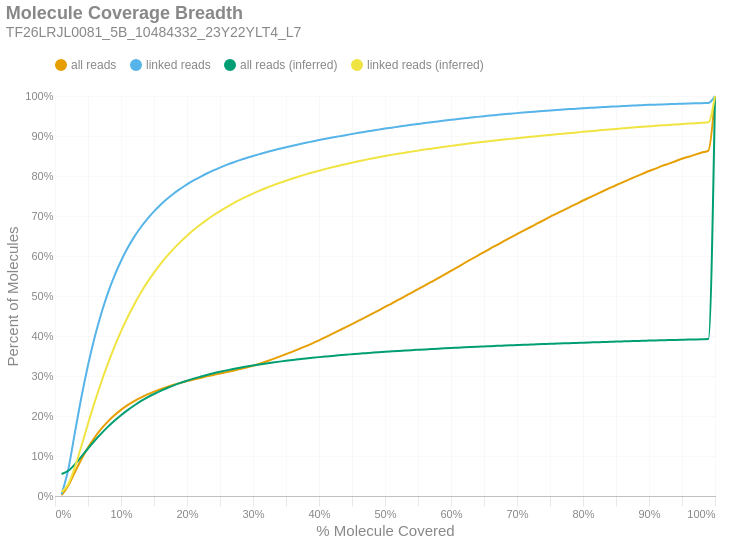

The cell this chart's notebook holds for it:
### Markdown cell above
### Molecule Read Coverage
This chart shows molecule coverage breadth as computed by the number of bases aligned to that molecule. In other words, "*how much of each unique long molecule is actually sequenced/aligned?*" Keep in mind there is a distinction between sequences and alignments, since some sequences belonging to a particular molecule may not align well and wouldn't appear in the alignment data. This chart also shows molecule coverage breadth as computed by the *inferred fragment* from which the aligned sequences originate. Unlike read coverage, this calculation takes into account the total insert size, including unsequenced gaps between the forward and reverse reads. Like the previous figures, these are cumulative percents.

### Code cell
if SKIPLR:
    print_html(f"Skipped")
else:
    binned_df = consolidated_hist(valids['coverage_bp'], mask, 0.01, True)
    binned_df_inf = consolidated_hist(valids['coverage_inserts'], mask, 0.01, True)
    binned_df = binned_df.with_columns(pl.lit(binned_df_inf['all reads (cumsum)']).alias('all reads (inferred)'))
    binned_df = binned_df.with_columns(pl.lit(binned_df_inf['linked reads (cumsum)']).alias('linked reads (inferred)'))
    binned_df = binned_df.with_columns(
        (pl.col('bin').cast(pl.Float64) + 0.01).alias('right_edge')
    )

    with SafeRender(binned_df):
        (
            density_plot(binned_df, 'Molecule Coverage Breadth', samplename, 'molcov', ['all reads (inferred)','linked reads (inferred)'])
            .encode(
                #x=alt.X('bin:Q', title="% Molecule Covered").axis(format = '%').scale(padding=0),
                x=alt.X('right_edge:Q', title="% Molecule Covered").axis(format='%').scale(padding=0),
                y=alt.Y('value:Q', title='Percent of Molecules')
                    .axis(format='%')
                    .stack(False)
                    .scale(domainMin=0, padding=0),
                color=alt.Color("key:N").scale(domain = ["all reads", "linked reads", "all reads (inferred)", "linked reads (inferred)"]),
                tooltip = [
                    alt.Tooltip("key:N", title = "Data Type"),
                    alt.Tooltip("range_label:N", title="% Molecule Covered"),
                    alt.Tooltip("value:Q", format = ".2%", title="% Molecules")
                ]
            )
        ).display()

### Figure 1 — Vega-Lite specification as saved in the notebook (floating-point values rounded to 4 significant figures)
{"width": "container", "height": 400, "config": {"title": {"anchor": "start", "dy": -15, "fontSize": 18, "color": "#888888", "subtitleColor": "#888888", "subtitleFontSize": 14}, "arc": {"fill": "#0072B2"}, "axis": {"domainColor": "#888888", "domainWidth": 0.5, "gridWidth": 0.2, "grid": false, "titleFontWeight": 400, "titleFontSize": 15, "labelFontSize": 11, "labelColor": "#888888", "tickColor": "#888888", "tickWidth": 0.2, "titleColor": "#888888"}, "axisBand": {"grid": false}, "axisX": {"grid": true, "tickSize": 10, "domainCap": "round"}, "axisY": {"domain": false, "grid": true, "tickSize": 0, "domainCap": "round"}, "background": "transparent", "header": {"labelFontSize": 15, "labelColor": "#888888", "titleFontSize": 15, "titleFontWeight": 600, "titleColor": "#888888"}, "legend": {"labelFont": "sans-serif", "labelFontSize": 12, "labelColor": "#888888", "symbolSize": 100, "symbolType": "circle", "titleFontSize": 12, "titlePadding": 10, "titleColor": "#888888", "title": null, "orient": "top"}, "range": {"category": ["#E69F00", "#56B4E9", "#009E73", "#F0E442", "#0072B2", "#D55E00", "#CC79A7", "#000000"], "diverging": ["#cfe8f3", "#a2d4ec", "#73bfe2", "#46abdb", "#1696d2", "#12719e"]}, "area": {"fill": "#0072B2", "fillOpacity": 0.7, "line": true, "strokeOpacity": 0.7}, "line": {"color": "#0072B2", "stroke": "#0072B2", "strokeWidth": 2}, "trail": {"color": "#0072B2", "stroke": "#0072B2", "strokeWidth": 0, "size": 1}, "point": {"filled": true, "fillOpacity": 1.0, "size": 95}, "text": {"color": "#888888", "fontSize": 11, "align": "right", "fontWeight": 400, "size": 11}, "bar": {"fill": "#0072B2", "stroke": null}, "view": {"stroke": null, "continuousWidth": 660, "continuousHeight": 400}}, "data": {"name": "data-e5c74f664a5d4ba9bc3669f73e07b21d"}, "mark": {"type": "line", "interpolate": "monotone", "point": {"opacity": 0, "size": 275}}, "encoding": {"color": {"field": "key", "scale": {"domain": ["all reads", "linked reads", "all reads (inferred)", "linked reads (inferred)"]}, "type": "nominal"}, "tooltip": [{"field": "key", "title": "Data Type", "type": "nominal"}, {"field": "range_label", "title": "% Molecule Covered", "type": "nominal"}, {"field": "value", "format": ".2%", "title": "% Molecules", "type": "quantitative"}], "x": {"axis": {"format": "%"}, "field": "right_edge", "scale": {"padding": 0}, "title": "% Molecule Covered", "type": "quantitative"}, "y": {"axis": {"format": "%"}, "field": "value", "scale": {"domainMin": 0, "padding": 0}, "stack": false, "title": "Percent of Molecules", "type": "quantitative"}}, "params": [{"name": "param_c36ac31b6afebe62", "select": {"type": "point", "fields": ["key"]}, "bind": "legend"}], "title": {"text": "Molecule Coverage Breadth", "subtitle": "TF26LRJL0081_5B_10484332_23Y22YLT4_L7"}, "transform": [{"fold": ["all reads (cumsum)", "linked reads (cumsum)", "all reads (inferred)", "linked reads (inferred)"]}, {"calculate": "replace(datum.key, ' (cumsum)', '')", "as": "key"}, {"filter": {"param": "param_c36ac31b6afebe62"}}], "usermeta": {"embedOptions": {"downloadFileName": "TF26LRJL0081_5B_10484332_23Y22YLT4_L7.molcov"}}, "$schema": "https://vega.github.io/schema/vega-lite/v6.4.1.json", "datasets": {"data-e5c74f664a5d4ba9bc3669f73e07b21d": [{"bin": "0.0", "interval": "0.0-0.01", "all reads": 0.002198, "linked reads": 0.00449, "all reads (cumsum)": 0.002198, "linked reads (cumsum)": 0.00449, "range_label": "0.0-0.01", "all reads (inferred)": 0.05495, "linked reads (inferred)": 0.009797, "right_edge": 0.01}, {"bin": "0.01", "interval": "0.01-0.02", "all reads": 0.02345, "linked reads": 0.06119, "all reads (cumsum)": 0.02565, "linked reads (cumsum)": 0.06568, "range_label": "0.01-0.02", "all reads (inferred)": 0.06301, "linked reads (inferred)": 0.02923, "right_edge": 0.02}, {"bin": "0.02", "interval": "0.02-0.03", "all reads": 0.03373, "linked reads": 0.09137, "all reads (cumsum)": 0.05938, "linked reads (cumsum)": 0.1571, "range_label": "0.02-0.03", "all reads (inferred)": 0.07895, "linked reads (inferred)": 0.07161, "right_edge": 0.03}, {"bin": "0.03", "interval": "0.03-0.04", "all reads": 0.03273, "linked reads": 0.08996, "all reads (cumsum)": 0.0921, "linked reads (cumsum)": 0.247, "range_label": "0.03-0.04", "all reads (inferred)": 0.09846, "linked reads (inferred)": 0.1248, "right_edge": 0.04}, {"bin": "0.04", "interval": "0.04-0.05", "all reads": 0.02887, "linked reads": 0.07973, "all reads (cumsum)": 0.121, "linked reads (cumsum)": 0.3267, "range_label": "0.04-0.05", "all reads (inferred)": 0.1187, "linked reads (inferred)": 0.1804, "right_edge": 0.05}, {"bin": "0.05", "interval": "0.05-0.06", "all reads": 0.02508, "linked reads": 0.06934, "all reads (cumsum)": 0.1461, "linked reads (cumsum)": 0.3961, "range_label": "0.05-0.06", "all reads (inferred)": 0.1381, "linked reads (inferred)": 0.234, "right_edge": 0.06}, {"bin": "0.06", "interval": "0.06-0.07", "all reads": 0.02156, "linked reads": 0.05972, "all reads (cumsum)": 0.1676, "linked reads (cumsum)": 0.4558, "range_label": "0.06-0.07", "all reads (inferred)": 0.1561, "linked reads (inferred)": 0.2838, "right_edge": 0.07}, {"bin": "0.07", "interval": "0.07-0.08", "all reads": 0.01838, "linked reads": 0.05082, "all reads (cumsum)": 0.186, "linked reads (cumsum)": 0.5066, "range_label": "0.07-0.08", "all reads (inferred)": 0.1728, "linked reads (inferred)": 0.3301, "right_edge": 0.08}, {"bin": "0.08", "interval": "0.08-0.09", "all reads": 0.01582, "linked reads": 0.0437, "all reads (cumsum)": 0.2018, "linked reads (cumsum)": 0.5503, "range_label": "0.08-0.09", "all reads (inferred)": 0.1881, "linked reads (inferred)": 0.3728, "right_edge": 0.09}, {"bin": "0.09", "interval": "0.09-0.1", "all reads": 0.01353, "linked reads": 0.0373, "all reads (cumsum)": 0.2153, "linked reads (cumsum)": 0.5876, "range_label": "0.09-0.1", "all reads (inferred)": 0.202, "linked reads (inferred)": 0.4113, "right_edge": 0.1}, {"bin": "0.1", "interval": "0.1-0.11", "all reads": 0.01173, "linked reads": 0.03226, "all reads (cumsum)": 0.2271, "linked reads (cumsum)": 0.6199, "range_label": "0.1-0.11", "all reads (inferred)": 0.2148, "linked reads (inferred)": 0.4467, "right_edge": 0.11}, {"bin": "0.11", "interval": "0.11-0.12", "all reads": 0.0102, "linked reads": 0.02795, "all reads (cumsum)": 0.2373, "linked reads (cumsum)": 0.6478, "range_label": "0.11-0.12", "all reads (inferred)": 0.2263, "linked reads (inferred)": 0.4788, "right_edge": 0.12}, {"bin": "0.12", "interval": "0.12-0.13", "all reads": 0.008875, "linked reads": 0.02407, "all reads (cumsum)": 0.2462, "linked reads (cumsum)": 0.6719, "range_label": "0.12-0.13", "all reads (inferred)": 0.237, "linked reads (inferred)": 0.5083, "right_edge": 0.13}, {"bin": "0.13", "interval": "0.13-0.14", "all reads": 0.007794, "linked reads": 0.02107, "all reads (cumsum)": 0.2539, "linked reads (cumsum)": 0.693, "range_label": "0.13-0.14", "all reads (inferred)": 0.2464, "linked reads (inferred)": 0.5346, "right_edge": 0.14}, {"bin": "0.14", "interval": "0.14-0.15", "all reads": 0.007028, "linked reads": 0.01873, "all reads (cumsum)": 0.261, "linked reads (cumsum)": 0.7117, "range_label": "0.14-0.15", "all reads (inferred)": 0.255, "linked reads (inferred)": 0.5583, "right_edge": 0.15}, {"bin": "0.15", "interval": "0.15-0.16", "all reads": 0.006311, "linked reads": 0.01662, "all reads (cumsum)": 0.2673, "linked reads (cumsum)": 0.7283, "range_label": "0.15-0.16", "all reads (inferred)": 0.2628, "linked reads (inferred)": 0.5802, "right_edge": 0.16}, {"bin": "0.16", "interval": "0.16-0.17", "all reads": 0.005648, "linked reads": 0.01472, "all reads (cumsum)": 0.2729, "linked reads (cumsum)": 0.743, "range_label": "0.16-0.17", "all reads (inferred)": 0.27, "linked reads (inferred)": 0.6001, "right_edge": 0.17}, {"bin": "0.17", "interval": "0.17-0.18", "all reads": 0.005213, "linked reads": 0.01336, "all reads (cumsum)": 0.2781, "linked reads (cumsum)": 0.7564, "range_label": "0.17-0.18", "all reads (inferred)": 0.2766, "linked reads (inferred)": 0.6185, "right_edge": 0.18}, {"bin": "0.18", "interval": "0.18-0.19", "all reads": 0.004659, "linked reads": 0.01169, "all reads (cumsum)": 0.2828, "linked reads (cumsum)": 0.7681, "range_label": "0.18-0.19", "all reads (inferred)": 0.2827, "linked reads (inferred)": 0.6353, "right_edge": 0.19}, {"bin": "0.19", "interval": "0.19-0.2", "all reads": 0.004488, "linked reads": 0.01099, "all reads (cumsum)": 0.2873, "linked reads (cumsum)": 0.7791, "range_label": "0.19-0.2", "all reads (inferred)": 0.2883, "linked reads (inferred)": 0.6509, "right_edge": 0.2}, {"bin": "0.2", "interval": "0.2-0.21", "all reads": 0.004076, "linked reads": 0.009792, "all reads (cumsum)": 0.2914, "linked reads (cumsum)": 0.7889, "range_label": "0.2-0.21", "all reads (inferred)": 0.2934, "linked reads (inferred)": 0.6651, "right_edge": 0.21}, {"bin": "0.21", "interval": "0.21-0.22", "all reads": 0.003826, "linked reads": 0.008888, "all reads (cumsum)": 0.2952, "linked reads (cumsum)": 0.7978, "range_label": "0.21-0.22", "all reads (inferred)": 0.2981, "linked reads (inferred)": 0.678, "right_edge": 0.22}, {"bin": "0.22", "interval": "0.22-0.23", "all reads": 0.00382, "linked reads": 0.008521, "all reads (cumsum)": 0.299, "linked reads (cumsum)": 0.8063, "range_label": "0.22-0.23", "all reads (inferred)": 0.3025, "linked reads (inferred)": 0.6903, "right_edge": 0.23}, {"bin": "0.23", "interval": "0.23-0.24", "all reads": 0.003661, "linked reads": 0.007644, "all reads (cumsum)": 0.3027, "linked reads (cumsum)": 0.8139, "range_label": "0.23-0.24", "all reads (inferred)": 0.3067, "linked reads (inferred)": 0.7019, "right_edge": 0.24}, {"bin": "0.24", "interval": "0.24-0.25", "all reads": 0.003626, "linked reads": 0.007157, "all reads (cumsum)": 0.3063, "linked reads (cumsum)": 0.8211, "range_label": "0.24-0.25", "all reads (inferred)": 0.3105, "linked reads (inferred)": 0.7124, "right_edge": 0.25}, {"bin": "0.25", "interval": "0.25-0.26", "all reads": 0.003484, "linked reads": 0.006681, "all reads (cumsum)": 0.3098, "linked reads (cumsum)": 0.8278, "range_label": "0.25-0.26", "all reads (inferred)": 0.3141, "linked reads (inferred)": 0.7223, "right_edge": 0.26}, {"bin": "0.26", "interval": "0.26-0.27", "all reads": 0.003536, "linked reads": 0.006116, "all reads (cumsum)": 0.3133, "linked reads (cumsum)": 0.8339, "range_label": "0.26-0.27", "all reads (inferred)": 0.3175, "linked reads (inferred)": 0.7316, "right_edge": 0.27}, {"bin": "0.27", "interval": "0.27-0.28", "all reads": 0.003821, "linked reads": 0.005789, "all reads (cumsum)": 0.3171, "linked reads (cumsum)": 0.8397, "range_label": "0.27-0.28", "all reads (inferred)": 0.3206, "linked reads (inferred)": 0.7403, "right_edge": 0.28}, {"bin": "0.28", "interval": "0.28-0.29", "all reads": 0.00405, "linked reads": 0.005292, "all reads (cumsum)": 0.3212, "linked reads (cumsum)": 0.845, "range_label": "0.28-0.29", "all reads (inferred)": 0.3236, "linked reads (inferred)": 0.7484, "right_edge": 0.29}, {"bin": "0.29", "interval": "0.29-0.3", "all reads": 0.004437, "linked reads": 0.00508, "all reads (cumsum)": 0.3256, "linked reads (cumsum)": 0.85, "range_label": "0.29-0.3", "all reads (inferred)": 0.3263, "linked reads (inferred)": 0.7561, "right_edge": 0.3}, {"bin": "0.3", "interval": "0.3-0.31", "all reads": 0.005041, "linked reads": 0.004802, "all reads (cumsum)": 0.3307, "linked reads (cumsum)": 0.8548, "range_label": "0.3-0.31", "all reads (inferred)": 0.3289, "linked reads (inferred)": 0.7632, "right_edge": 0.31}, {"bin": "0.31", "interval": "0.31-0.32", "all reads": 0.005669, "linked reads": 0.004665, "all reads (cumsum)": 0.3363, "linked reads (cumsum)": 0.8595, "range_label": "0.31-0.32", "all reads (inferred)": 0.3314, "linked reads (inferred)": 0.7701, "right_edge": 0.32}, {"bin": "0.32", "interval": "0.32-0.33", "all reads": 0.005897, "linked reads": 0.004373, "all reads (cumsum)": 0.3422, "linked reads (cumsum)": 0.8639, "range_label": "0.32-0.33", "all reads (inferred)": 0.3338, "linked reads (inferred)": 0.7765, "right_edge": 0.33}, {"bin": "0.33", "interval": "0.33-0.34", "all reads": 0.00605, "linked reads": 0.004033, "all reads (cumsum)": 0.3483, "linked reads (cumsum)": 0.8679, "range_label": "0.33-0.34", "all reads (inferred)": 0.336, "linked reads (inferred)": 0.7825, "right_edge": 0.34}, {"bin": "0.34", "interval": "0.34-0.35", "all reads": 0.006304, "linked reads": 0.003996, "all reads (cumsum)": 0.3546, "linked reads (cumsum)": 0.8719, "range_label": "0.34-0.35", "all reads (inferred)": 0.3381, "linked reads (inferred)": 0.7883, "right_edge": 0.35}, {"bin": "0.35", "interval": "0.35-0.36", "all reads": 0.006468, "linked reads": 0.003838, "all reads (cumsum)": 0.3611, "linked reads (cumsum)": 0.8757, "range_label": "0.35-0.36", "all reads (inferred)": 0.3401, "linked reads (inferred)": 0.7938, "right_edge": 0.36}, {"bin": "0.36", "interval": "0.36-0.37", "all reads": 0.006631, "linked reads": 0.003658, "all reads (cumsum)": 0.3677, "linked reads (cumsum)": 0.8794, "range_label": "0.36-0.37", "all reads (inferred)": 0.3419, "linked reads (inferred)": 0.799, "right_edge": 0.37}, {"bin": "0.37", "interval": "0.37-0.38", "all reads": 0.006862, "linked reads": 0.003644, "all reads (cumsum)": 0.3746, "linked reads (cumsum)": 0.8831, "range_label": "0.37-0.38", "all reads (inferred)": 0.3438, "linked reads (inferred)": 0.8041, "right_edge": 0.38}, {"bin": "0.38", "interval": "0.38-0.39", "all reads": 0.007103, "linked reads": 0.003372, "all reads (cumsum)": 0.3817, "linked reads (cumsum)": 0.8864, "range_label": "0.38-0.39", "all reads (inferred)": 0.3455, "linked reads (inferred)": 0.8088, "right_edge": 0.39}, {"bin": "0.39", "interval": "0.39-0.4", "all reads": 0.007612, "linked reads": 0.003375, "all reads (cumsum)": 0.3893, "linked reads (cumsum)": 0.8898, "range_label": "0.39-0.4", "all reads (inferred)": 0.3472, "linked reads (inferred)": 0.8133, "right_edge": 0.4}, {"bin": "0.4", "interval": "0.4-0.41", "all reads": 0.007824, "linked reads": 0.003119, "all reads (cumsum)": 0.3971, "linked reads (cumsum)": 0.8929, "range_label": "0.4-0.41", "all reads (inferred)": 0.3488, "linked reads (inferred)": 0.8176, "right_edge": 0.41}, {"bin": "0.41", "interval": "0.41-0.42", "all reads": 0.008246, "linked reads": 0.003178, "all reads (cumsum)": 0.4053, "linked reads (cumsum)": 0.8961, "range_label": "0.41-0.42", "all reads (inferred)": 0.3503, "linked reads (inferred)": 0.8218, "right_edge": 0.42}, {"bin": "0.42", "interval": "0.42-0.43", "all reads": 0.008165, "linked reads": 0.003003, "all reads (cumsum)": 0.4135, "linked reads (cumsum)": 0.8991, "range_label": "0.42-0.43", "all reads (inferred)": 0.3518, "linked reads (inferred)": 0.8258, "right_edge": 0.43}, {"bin": "0.43", "interval": "0.43-0.44", "all reads": 0.008139, "linked reads": 0.003022, "all reads (cumsum)": 0.4216, "linked reads (cumsum)": 0.9021, "range_label": "0.43-0.44", "all reads (inferred)": 0.3531, "linked reads (inferred)": 0.8296, "right_edge": 0.44}, {"bin": "0.44", "interval": "0.44-0.45", "all reads": 0.008214, "linked reads": 0.002887, "all reads (cumsum)": 0.4299, "linked reads (cumsum)": 0.905, "range_label": "0.44-0.45", "all reads (inferred)": 0.3545, "linked reads (inferred)": 0.8333, "right_edge": 0.45}, {"bin": "0.45", "interval": "0.45-0.46", "all reads": 0.00833, "linked reads": 0.002886, "all reads (cumsum)": 0.4382, "linked reads (cumsum)": 0.9079, "range_label": "0.45-0.46", "all reads (inferred)": 0.3558, "linked reads (inferred)": 0.8369, "right_edge": 0.46}, {"bin": "0.46", "interval": "0.46-0.47", "all reads": 0.008377, "linked reads": 0.002736, "all reads (cumsum)": 0.4466, "linked reads (cumsum)": 0.9106, "range_label": "0.46-0.47", "all reads (inferred)": 0.3571, "linked reads (inferred)": 0.8403, "right_edge": 0.47}, {"bin": "0.47", "interval": "0.47-0.48", "all reads": 0.008627, "linked reads": 0.002772, "all reads (cumsum)": 0.4552, "linked reads (cumsum)": 0.9134, "range_label": "0.47-0.48", "all reads (inferred)": 0.3583, "linked reads (inferred)": 0.8436, "right_edge": 0.48}, {"bin": "0.48", "interval": "0.48-0.49", "all reads": 0.008378, "linked reads": 0.002544, "all reads (cumsum)": 0.4636, "linked reads (cumsum)": 0.9159, "range_label": "0.48-0.49", "all reads (inferred)": 0.3595, "linked reads (inferred)": 0.8469, "right_edge": 0.49}, {"bin": "0.49", "interval": "0.49-0.5", "all reads": 0.009365, "linked reads": 0.002584, "all reads (cumsum)": 0.4729, "linked reads (cumsum)": 0.9185, "range_label": "0.49-0.5", "all reads (inferred)": 0.3606, "linked reads (inferred)": 0.85, "right_edge": 0.5}, {"bin": "0.5", "interval": "0.5-0.51", "all reads": 0.0081, "linked reads": 0.002318, "all reads (cumsum)": 0.481, "linked reads (cumsum)": 0.9208, "range_label": "0.5-0.51", "all reads (inferred)": 0.3617, "linked reads (inferred)": 0.8528, "right_edge": 0.51}, {"bin": "0.51", "interval": "0.51-0.52", "all reads": 0.009133, "linked reads": 0.002386, "all reads (cumsum)": 0.4902, "linked reads (cumsum)": 0.9232, "range_label": "0.51-0.52", "all reads (inferred)": 0.3627, "linked reads (inferred)": 0.8556, "right_edge": 0.52}, {"bin": "0.52", "interval": "0.52-0.53", "all reads": 0.008859, "linked reads": 0.002353, "all reads (cumsum)": 0.499, "linked reads (cumsum)": 0.9256, "range_label": "0.52-0.53", "all reads (inferred)": 0.3637, "linked reads (inferred)": 0.8582, "right_edge": 0.53}, {"bin": "0.53", "interval": "0.53-0.54", "all reads": 0.009037, "linked reads": 0.002273, "all reads (cumsum)": 0.5081, "linked reads (cumsum)": 0.9279, "range_label": "0.53-0.54", "all reads (inferred)": 0.3647, "linked reads (inferred)": 0.8609, "right_edge": 0.54}, {"bin": "0.54", "interval": "0.54-0.55", "all reads": 0.008914, "linked reads": 0.002188, "all reads (cumsum)": 0.517, "linked reads (cumsum)": 0.93, "range_label": "0.54-0.55", "all reads (inferred)": 0.3656, "linked reads (inferred)": 0.8635, "right_edge": 0.55}, {"bin": "0.55", "interval": "0.55-0.56", "all reads": 0.009163, "linked reads": 0.002194, "all reads (cumsum)": 0.5261, "linked reads (cumsum)": 0.9322, "range_label": "0.55-0.56", "all reads (inferred)": 0.3665, "linked reads (inferred)": 0.866, "right_edge": 0.56}, {"bin": "0.56", "interval": "0.56-0.57", "all reads": 0.00895, "linked reads": 0.002115, "all reads (cumsum)": 0.5351, "linked reads (cumsum)": 0.9344, "range_label": "0.56-0.57", "all reads (inferred)": 0.3674, "linked reads (inferred)": 0.8684, "right_edge": 0.57}, {"bin": "0.57", "interval": "0.57-0.58", "all reads": 0.008957, "linked reads": 0.002105, "all reads (cumsum)": 0.544, "linked reads (cumsum)": 0.9365, "range_label": "0.57-0.58", "all reads (inferred)": 0.3683, "linked reads (inferred)": 0.8708, "right_edge": 0.58}, {"bin": "0.58", "interval": "0.58-0.59", "all reads": 0.00933, "linked reads": 0.002023, "all reads (cumsum)": 0.5534, "linked reads (cumsum)": 0.9385, "range_label": "0.58-0.59", "all reads (inferred)": 0.3692, "linked reads (inferred)": 0.8731, "right_edge": 0.59}, {"bin": "0.59", "interval": "0.59-0.6", "all reads": 0.009596, "linked reads": 0.001966, "all reads (cumsum)": 0.563, "linked reads (cumsum)": 0.9405, "range_label": "0.59-0.6", "all reads (inferred)": 0.37, "linked reads (inferred)": 0.8753, "right_edge": 0.6}, {"bin": "0.6", "interval": "0.6-0.61", "all reads": 0.009199, "linked reads": 0.001833, "all reads (cumsum)": 0.5722, "linked reads (cumsum)": 0.9423, "range_label": "0.6-0.61", "all reads (inferred)": 0.3708, "linked reads (inferred)": 0.8774, "right_edge": 0.61}, {"bin": "0.61", "interval": "0.61-0.62", "all reads": 0.009704, "linked reads": 0.001884, "all reads (cumsum)": 0.5819, "linked reads (cumsum)": 0.9442, "range_label": "0.61-0.62", "all reads (inferred)": 0.3717, "linked reads (inferred)": 0.8796, "right_edge": 0.62}, {"bin": "0.62", "interval": "0.62-0.63", "all reads": 0.009382, "linked reads": 0.001787, "all reads (cumsum)": 0.5913, "linked reads (cumsum)": 0.946, "range_label": "0.62-0.63", "all reads (inferred)": 0.3725, "linked reads (inferred)": 0.8817, "right_edge": 0.63}, {"bin": "0.63", "interval": "0.63-0.64", "all reads": 0.009285, "linked reads": 0.00185, "all reads (cumsum)": 0.6005, "linked reads (cumsum)": 0.9478, "range_label": "0.63-0.64", "all reads (inferred)": 0.3732, "linked reads (inferred)": 0.8837, "right_edge": 0.64}, {"bin": "0.64", "interval": "0.64-0.65", "all reads": 0.009189, "linked reads": 0.001693, "all reads (cumsum)": 0.6097, "linked reads (cumsum)": 0.9495, "range_label": "0.64-0.65", "all reads (inferred)": 0.3739, "linked reads (inferred)": 0.8856, "right_edge": 0.65}, {"bin": "0.65", "interval": "0.65-0.66", "all reads": 0.009301, "linked reads": 0.001609, "all reads (cumsum)": 0.619, "linked reads (cumsum)": 0.9511, "range_label": "0.65-0.66", "all reads (inferred)": 0.3746, "linked reads (inferred)": 0.8875, "right_edge": 0.66}, {"bin": "0.66", "interval": "0.66-0.67", "all reads": 0.008893, "linked reads": 0.001673, "all reads (cumsum)": 0.6279, "linked reads (cumsum)": 0.9528, "range_label": "0.66-0.67", "all reads (inferred)": 0.3753, "linked reads (inferred)": 0.8894, "right_edge": 0.67}, {"bin": "0.67", "interval": "0.67-0.68", "all reads": 0.009139, "linked reads": 0.001594, "all reads (cumsum)": 0.6371, "linked reads (cumsum)": 0.9544, "range_label": "0.67-0.68", "all reads (inferred)": 0.376, "linked reads (inferred)": 0.8911, "right_edge": 0.68}, {"bin": "0.68", "interval": "0.68-0.69", "all reads": 0.008894, "linked reads": 0.00142, "all reads (cumsum)": 0.646, "linked reads (cumsum)": 0.9558, "range_label": "0.68-0.69", "all reads (inferred)": 0.3766, "linked reads (inferred)": 0.8928, "right_edge": 0.69}, {"bin": "0.69", "interval": "0.69-0.7", "all reads": 0.008828, "linked reads": 0.001397, "all reads (cumsum)": 0.6548, "linked reads (cumsum)": 0.9572, "range_label": "0.69-0.7", "all reads (inferred)": 0.3773, "linked reads (inferred)": 0.8945, "right_edge": 0.7}, {"bin": "0.7", "interval": "0.7-0.71", "all reads": 0.008554, "linked reads": 0.001351, "all reads (cumsum)": 0.6633, "linked reads (cumsum)": 0.9585, "range_label": "0.7-0.71", "all reads (inferred)": 0.3779, "linked reads (inferred)": 0.8962, "right_edge": 0.71}, {"bin": "0.71", "interval": "0.71-0.72", "all reads": 0.008535, "linked reads": 0.0014, "all reads (cumsum)": 0.6719, "linked reads (cumsum)": 0.9599, "range_label": "0.71-0.72", "all reads (inferred)": 0.3785, "linked reads (inferred)": 0.8979, "right_edge": 0.72}, {"bin": "0.72", "interval": "0.72-0.73", "all reads": 0.008785, "linked reads": 0.001337, "all reads (cumsum)": 0.6807, "linked reads (cumsum)": 0.9613, "range_label": "0.72-0.73", "all reads (inferred)": 0.3792, "linked reads (inferred)": 0.8995, "right_edge": 0.73}, {"bin": "0.73", "interval": "0.73-0.74", "all reads": 0.008502, "linked reads": 0.001348, "all reads (cumsum)": 0.6892, "linked reads (cumsum)": 0.9626, "range_label": "0.73-0.74", "all reads (inferred)": 0.3798, "linked reads (inferred)": 0.9011, "right_edge": 0.74}, {"bin": "0.74", "interval": "0.74-0.75", "all reads": 0.00875, "linked reads": 0.001225, "all reads (cumsum)": 0.6979, "linked reads (cumsum)": 0.9639, "range_label": "0.74-0.75", "all reads (inferred)": 0.3804, "linked reads (inferred)": 0.9027, "right_edge": 0.75}, {"bin": "0.75", "interval": "0.75-0.76", "all reads": 0.008078, "linked reads": 0.001163, "all reads (cumsum)": 0.706, "linked reads (cumsum)": 0.965, "range_label": "0.75-0.76", "all reads (inferred)": 0.381, "linked reads (inferred)": 0.9043, "right_edge": 0.76}, {"bin": "0.76", "interval": "0.76-0.77", "all reads": 0.008322, "linked reads": 0.001099, "all reads (cumsum)": 0.7143, "linked reads (cumsum)": 0.9661, "range_label": "0.76-0.77", "all reads (inferred)": 0.3816, "linked reads (inferred)": 0.9059, "right_edge": 0.77}, {"bin": "0.77", "interval": "0.77-0.78", "all reads": 0.008124, "linked reads": 0.001113, "all reads (cumsum)": 0.7224, "linked reads (cumsum)": 0.9672, "range_label": "0.77-0.78", "all reads (inferred)": 0.3822, "linked reads (inferred)": 0.9074, "right_edge": 0.78}, {"bin": "0.78", "interval": "0.78-0.79", "all reads": 0.007925, "linked reads": 0.001071, "all reads (cumsum)": 0.7304, "linked reads (cumsum)": 0.9683, "range_label": "0.78-0.79", "all reads (inferred)": 0.3827, "linked reads (inferred)": 0.9089, "right_edge": 0.79}, {"bin": "0.79", "interval": "0.79-0.8", "all reads": 0.008399, "linked reads": 0.001107, "all reads (cumsum)": 0.7388, "linked reads (cumsum)": 0.9694, "range_label": "0.79-0.8", "all reads (inferred)": 0.3833, "linked reads (inferred)": 0.9105, "right_edge": 0.8}, {"bin": "0.8", "interval": "0.8-0.81", "all reads": 0.007639, "linked reads": 0.0009263, "all reads (cumsum)": 0.7464, "linked reads (cumsum)": 0.9703, "range_label": "0.8-0.81", "all reads (inferred)": 0.3839, "linked reads (inferred)": 0.912, "right_edge": 0.81}, {"bin": "0.81", "interval": "0.81-0.82", "all reads": 0.007669, "linked reads": 0.0009603, "all reads (cumsum)": 0.7541, "linked reads (cumsum)": 0.9713, "range_label": "0.81-0.82", "all reads (inferred)": 0.3844, "linked reads (inferred)": 0.9134, "right_edge": 0.82}, {"bin": "0.82", "interval": "0.82-0.83", "all reads": 0.007784, "linked reads": 0.0009141, "all reads (cumsum)": 0.7619, "linked reads (cumsum)": 0.9722, "range_label": "0.82-0.83", "all reads (inferred)": 0.385, "linked reads (inferred)": 0.9149, "right_edge": 0.83}, {"bin": "0.83", "interval": "0.83-0.84", "all reads": 0.007632, "linked reads": 0.0009129, "all reads (cumsum)": 0.7695, "linked reads (cumsum)": 0.9731, "range_label": "0.83-0.84", "all reads (inferred)": 0.3855, "linked reads (inferred)": 0.9163, "right_edge": 0.84}, {"bin": "0.84", "interval": "0.84-0.85", "all reads": 0.00741, "linked reads": 0.0009239, "all reads (cumsum)": 0.7769, "linked reads (cumsum)": 0.974, "range_label": "0.84-0.85", "all reads (inferred)": 0.386, "linked reads (inferred)": 0.9177, "right_edge": 0.85}, {"bin": "0.85", "interval": "0.85-0.86", "all reads": 0.007375, "linked reads": 0.0007914, "all reads (cumsum)": 0.7843, "linked reads (cumsum)": 0.9748, "range_label": "0.85-0.86", "all reads (inferred)": 0.3865, "linked reads (inferred)": 0.9191, "right_edge": 0.86}, {"bin": "0.86", "interval": "0.86-0.87", "all reads": 0.007153, "linked reads": 0.0007938, "all reads (cumsum)": 0.7914, "linked reads (cumsum)": 0.9756, "range_label": "0.86-0.87", "all reads (inferred)": 0.387, "linked reads (inferred)": 0.9204, "right_edge": 0.87}, {"bin": "0.87", "interval": "0.87-0.88", "all reads": 0.007072, "linked reads": 0.0007427, "all reads (cumsum)": 0.7985, "linked reads (cumsum)": 0.9764, "range_label": "0.87-0.88", "all reads (inferred)": 0.3875, "linked reads (inferred)": 0.9217, "right_edge": 0.88}, {"bin": "0.88", "interval": "0.88-0.89", "all reads": 0.006968, "linked reads": 0.0007537, "all reads (cumsum)": 0.8055, "linked reads (cumsum)": 0.9771, "range_label": "0.88-0.89", "all reads (inferred)": 0.388, "linked reads (inferred)": 0.923, "right_edge": 0.89}, {"bin": "0.89", "interval": "0.89-0.9", "all reads": 0.006902, "linked reads": 0.0007063, "all reads (cumsum)": 0.8124, "linked reads (cumsum)": 0.9778, "range_label": "0.89-0.9", "all reads (inferred)": 0.3885, "linked reads (inferred)": 0.9243, "right_edge": 0.9}, {"bin": "0.9", "interval": "0.9-0.91", "all reads": 0.006176, "linked reads": 0.0005981, "all reads (cumsum)": 0.8185, "linked reads (cumsum)": 0.9784, "range_label": "0.9-0.91", "all reads (inferred)": 0.3889, "linked reads (inferred)": 0.9255, "right_edge": 0.91}, {"bin": "0.91", "interval": "0.91-0.92", "all reads": 0.006817, "linked reads": 0.0006151, "all reads (cumsum)": 0.8254, "linked reads (cumsum)": 0.979, "range_label": "0.91-0.92", "all reads (inferred)": 0.3893, "linked reads (inferred)": 0.9266, "right_edge": 0.92}, {"bin": "0.92", "interval": "0.92-0.93", "all reads": 0.005631, "linked reads": 0.0005823, "all reads (cumsum)": 0.831, "linked reads (cumsum)": 0.9796, "range_label": "0.92-0.93", "all reads (inferred)": 0.3898, "linked reads (inferred)": 0.9278, "right_edge": 0.93}, {"bin": "0.93", "interval": "0.93-0.94", "all reads": 0.005956, "linked reads": 0.0005847, "all reads (cumsum)": 0.8369, "linked reads (cumsum)": 0.9802, "range_label": "0.93-0.94", "all reads (inferred)": 0.3902, "linked reads (inferred)": 0.9289, "right_edge": 0.94}, {"bin": "0.94", "interval": "0.94-0.95", "all reads": 0.006203, "linked reads": 0.0005932, "all reads (cumsum)": 0.8432, "linked reads (cumsum)": 0.9808, "range_label": "0.94-0.95", "all reads (inferred)": 0.3906, "linked reads (inferred)": 0.9299, "right_edge": 0.95}, {"bin": "0.95", "interval": "0.95-0.96", "all reads": 0.004915, "linked reads": 0.0004947, "all reads (cumsum)": 0.8481, "linked reads (cumsum)": 0.9813, "range_label": "0.95-0.96", "all reads (inferred)": 0.391, "linked reads (inferred)": 0.9309, "right_edge": 0.96}, {"bin": "0.96", "interval": "0.96-0.97", "all reads": 0.00537, "linked reads": 0.0004425, "all reads (cumsum)": 0.8534, "linked reads (cumsum)": 0.9817, "range_label": "0.96-0.97", "all reads (inferred)": 0.3914, "linked reads (inferred)": 0.932, "right_edge": 0.97}, {"bin": "0.97", "interval": "0.97-0.98", "all reads": 0.00513, "linked reads": 0.0004145, "all reads (cumsum)": 0.8586, "linked reads (cumsum)": 0.9822, "range_label": "0.97-0.98", "all reads (inferred)": 0.3919, "linked reads (inferred)": 0.933, "right_edge": 0.98}, {"bin": "0.98", "interval": "0.98-0.99", "all reads": 0.005031, "linked reads": 0.0004546, "all reads (cumsum)": 0.8636, "linked reads (cumsum)": 0.9826, "range_label": "0.98-0.99", "all reads (inferred)": 0.3923, "linked reads (inferred)": 0.9342, "right_edge": 0.99}, {"bin": "0.99", "interval": "0.99-1.0", "all reads": 0.1364, "linked reads": 0.01739, "all reads (cumsum)": 1.0, "linked reads (cumsum)": 1.0, "range_label": "0.99-1.0", "all reads (inferred)": 1.0, "linked reads (inferred)": 1.0, "right_edge": 1.0}]}}
